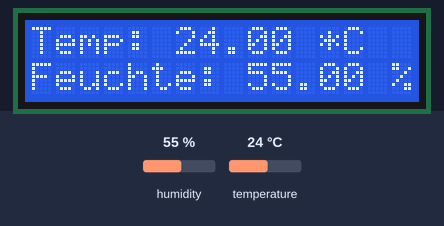
This sketch was run on a simulated Arduino Uno, built with avr-gcc and run on an emulated ATmega328P. On the bench: 16×2 character LCD. The inputs (shaded band) are chosen by the test bench; at power-on: humidity 55 %, temperature 24 °C.

Above: at 1.2 s.
1.3 s: humidity set to 22 %
At 2.9 s:
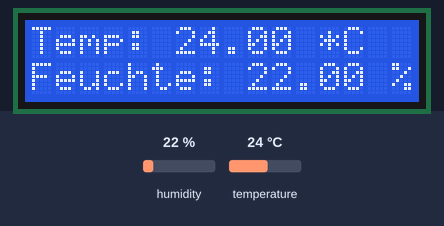
4.0 s: temperature set to 12 °C
At 5.3 s:
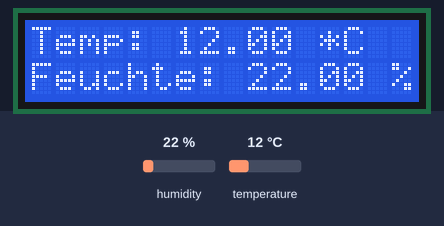
6.7 s: humidity set to 40 %
At 8.9 s:
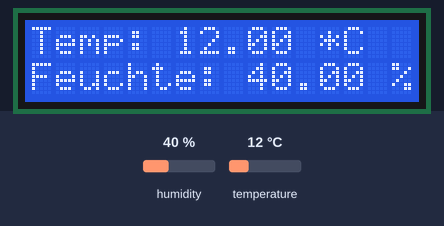
9.7 s: temperature set to 19 °C
At 11.3 s:
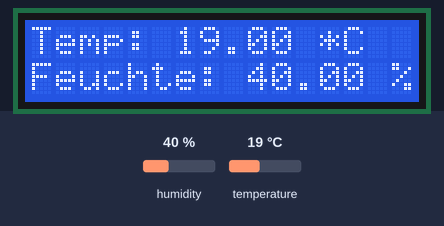
Timing chart, 0 to 12.8 s (numbered marks = the images above; inputs shaded):
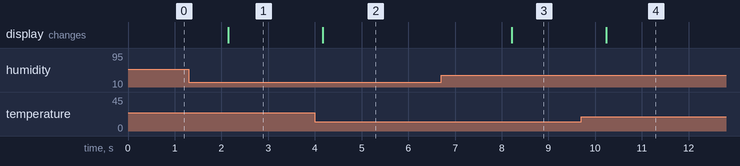

The sketch:

Versuch7_LCD_DHT.ino
```cpp
// Code für Praxisversuch Nummer 7: Auslesen der Temperatur und Feuchtigkeit und Anzeige auf Display
// Hier werden die Bibliotheken eingebunden
#include <Wire.h>                     // Wire Bibliothek für Kommunikation über den I2C-Bus
#include <LiquidCrystal_I2C.h>        // Vorher hinzugefügte LiquidCrystal_I2C Bibliothek einbinden für Kommunikation mit dem Display
#include "DHT.h"                      // Library für DHT Sensor aufgerufen
#define DHTPIN 4                      // DHT Sensor wird aus PIN 4 ausgelesen
#define DHTTYPE DHT11                 // DHT Type wird auf DHT11 festgelegt
DHT dht11(DHTPIN, DHTTYPE);           // Festlegen des Sensors

// Initialisierung des Displays
LiquidCrystal_I2C lcd(0x3F, 16, 2);   //Display mit 16 Zeichen in 2 Zeilen, Busadresse 0x27 (Interessant wenn man mehrere Geräte über den I2C-Bus betreibt)

// Einführung der Variablen
float temperatur = 0.00;              // Variable temperatur als Nachkommazahl mit 2 Nachkommastellen
float feuchte = 0.00;                 // Variable feuchte

void setup()
{
  lcd.begin();                          // LCD wird gestartet
  dht11.begin();                        // Start des DHT11 Sensors
}

void loop()
{
  temperatur = dht11.readTemperature();   // Die Temperatur wird vom DHT22 ausgelesen, Wert in "t" schreiben
  feuchte = dht11.readHumidity();         // Die Luftfeuchte wird vom DHT22 ausgelesen, Wert in "h" schreiben
  lcd.setCursor(0,0);                     // Setze den Cursor an den Ursprung (Zeichen 0, Zeile 0) -> Oben links
  lcd.print("Temp: ");                    // Textausgabe, was zwischen den "..." steht
  lcd.print(temperatur);
  lcd.print(" *C");
  lcd.setCursor(0,1);                   // lcd.setCursor um Zeichen und Zeile anzugeben
  lcd.print("Feuchte: ");               // Wir belegen 12 Zeichen
  lcd.print(feuchte);                   // Schreibt Wert von spannung auf den dafür vorgesehenen Platz
  lcd.print(" %");                      // Schreibt nach einem Leerzeichen die Einheit Volt hinter das Ergebnis
}
```

Measured:
- after the input at 1.3 s, the display: changes after 0.84 s (image 1)
- after the input at 4.0 s, the display: changes after 0.17 s (image 2)
- after the input at 6.7 s, the display: changes after 1.5 s (image 3)
- after the input at 9.7 s, the display: changes after 0.54 s (image 4)
